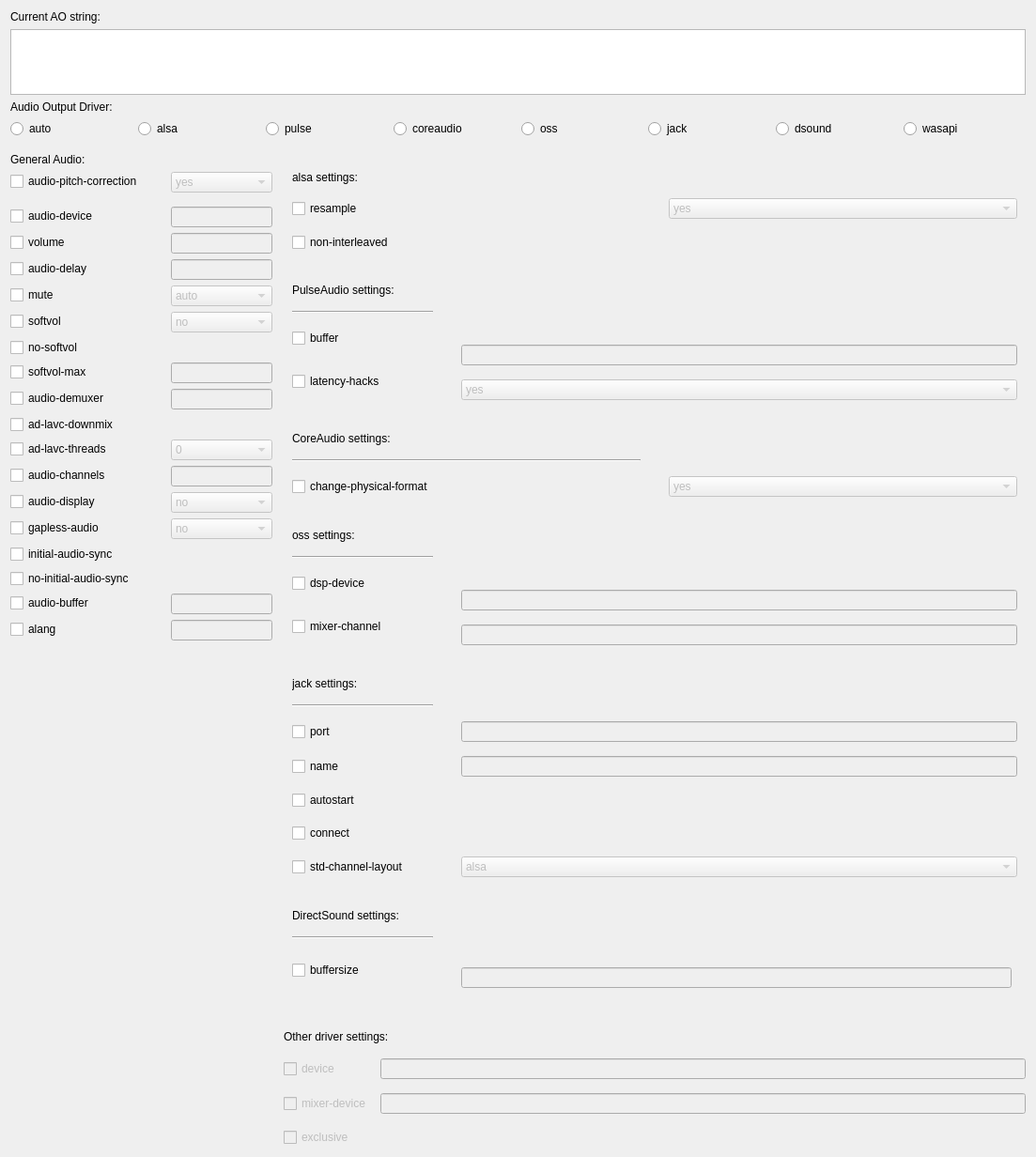
<?xml version="1.0" encoding="UTF-8"?>
<ui version="4.0">
 <class>tabaudio</class>
 <widget class="QWidget" name="tabaudio">
  <property name="geometry">
   <rect>
    <x>0</x>
    <y>0</y>
    <width>1103</width>
    <height>900</height>
   </rect>
  </property>
  <property name="windowTitle">
   <string>Form</string>
  </property>
  <property name="accessibleDescription">
   <string/>
  </property>
  <layout class="QGridLayout" name="gridLayout">
   <item row="12" column="3" rowspan="6">
    <layout class="QGridLayout" name="gridLayout_14">
     <property name="topMargin">
      <number>10</number>
     </property>
     <property name="horizontalSpacing">
      <number>10</number>
     </property>
     <property name="verticalSpacing">
      <number>15</number>
     </property>
     <item row="1" column="0">
      <widget class="QCheckBox" name="box_device">
       <property name="enabled">
        <bool>false</bool>
       </property>
       <property name="accessibleName">
        <string/>
       </property>
       <property name="text">
        <string>device</string>
       </property>
      </widget>
     </item>
     <item row="1" column="1">
      <widget class="QLineEdit" name="value_device">
       <property name="enabled">
        <bool>false</bool>
       </property>
      </widget>
     </item>
     <item row="2" column="0">
      <widget class="QCheckBox" name="box_mixer_device">
       <property name="enabled">
        <bool>false</bool>
       </property>
       <property name="accessibleName">
        <string/>
       </property>
       <property name="text">
        <string>mixer-device</string>
       </property>
      </widget>
     </item>
     <item row="2" column="1">
      <widget class="QLineEdit" name="value_mixer_device">
       <property name="enabled">
        <bool>false</bool>
       </property>
      </widget>
     </item>
     <item row="3" column="0">
      <widget class="QCheckBox" name="box_exclusive">
       <property name="enabled">
        <bool>false</bool>
       </property>
       <property name="accessibleName">
        <string/>
       </property>
       <property name="text">
        <string>exclusive</string>
       </property>
      </widget>
     </item>
    </layout>
   </item>
   <item row="2" column="1">
    <spacer name="verticalSpacer">
     <property name="orientation">
      <enum>Qt::Vertical</enum>
     </property>
     <property name="sizeHint" stdset="0">
      <size>
       <width>20</width>
       <height>40</height>
      </size>
     </property>
    </spacer>
   </item>
   <item row="2" column="0">
    <widget class="QLabel" name="label_audio_output">
     <property name="text">
      <string>Audio Output Driver:</string>
     </property>
    </widget>
   </item>
   <item row="1" column="0" colspan="4">
    <widget class="QTextEdit" name="textEdit"/>
   </item>
   <item row="0" column="0" colspan="2">
    <widget class="QLabel" name="label_ao_string">
     <property name="text">
      <string>Current AO string:</string>
     </property>
    </widget>
   </item>
   <item row="4" column="0" colspan="4">
    <layout class="QHBoxLayout" name="horizontalLayout">
     <item>
      <widget class="QRadioButton" name="radio_preset_auto">
       <property name="text">
        <string>auto</string>
       </property>
      </widget>
     </item>
     <item>
      <widget class="QRadioButton" name="radio_preset_alsa">
       <property name="text">
        <string>alsa</string>
       </property>
      </widget>
     </item>
     <item>
      <widget class="QRadioButton" name="radio_preset_pulse">
       <property name="text">
        <string>pulse</string>
       </property>
      </widget>
     </item>
     <item>
      <widget class="QRadioButton" name="radio_preset_coreaudio">
       <property name="text">
        <string>coreaudio</string>
       </property>
      </widget>
     </item>
     <item>
      <widget class="QRadioButton" name="radio_preset_oss">
       <property name="text">
        <string>oss</string>
       </property>
      </widget>
     </item>
     <item>
      <widget class="QRadioButton" name="radio_preset_jack">
       <property name="text">
        <string>jack</string>
       </property>
      </widget>
     </item>
     <item>
      <widget class="QRadioButton" name="radio_preset_dsound">
       <property name="text">
        <string>dsound</string>
       </property>
      </widget>
     </item>
     <item>
      <widget class="QRadioButton" name="radio_preset_wasapi">
       <property name="text">
        <string>wasapi</string>
       </property>
      </widget>
     </item>
    </layout>
   </item>
   <item row="5" column="0" rowspan="13" colspan="2">
    <layout class="QFormLayout" name="formLayout">
     <property name="labelAlignment">
      <set>Qt::AlignLeading|Qt::AlignLeft|Qt::AlignVCenter</set>
     </property>
     <property name="horizontalSpacing">
      <number>30</number>
     </property>
     <property name="verticalSpacing">
      <number>-1</number>
     </property>
     <property name="topMargin">
      <number>10</number>
     </property>
     <item row="1" column="0">
      <widget class="QCheckBox" name="box_audio_pitch_correction">
       <property name="text">
        <string>audio-pitch-correction</string>
       </property>
      </widget>
     </item>
     <item row="1" column="1">
      <widget class="QComboBox" name="comboBox_audio_pitch">
       <property name="enabled">
        <bool>false</bool>
       </property>
       <item>
        <property name="text">
         <string>yes</string>
        </property>
       </item>
       <item>
        <property name="text">
         <string>no</string>
        </property>
       </item>
      </widget>
     </item>
     <item row="3" column="0">
      <widget class="QCheckBox" name="box_audio_device">
       <property name="text">
        <string>audio-device</string>
       </property>
      </widget>
     </item>
     <item row="3" column="1">
      <widget class="QLineEdit" name="value_audio_device">
       <property name="enabled">
        <bool>false</bool>
       </property>
      </widget>
     </item>
     <item row="4" column="0">
      <widget class="QCheckBox" name="box_volume">
       <property name="accessibleName">
        <string>volume=&lt;value&gt;</string>
       </property>
       <property name="text">
        <string>volume</string>
       </property>
      </widget>
     </item>
     <item row="4" column="1">
      <widget class="QLineEdit" name="value_volume">
       <property name="enabled">
        <bool>false</bool>
       </property>
      </widget>
     </item>
     <item row="5" column="0">
      <widget class="QCheckBox" name="box_audio_delay">
       <property name="text">
        <string>audio-delay</string>
       </property>
      </widget>
     </item>
     <item row="5" column="1">
      <widget class="QLineEdit" name="value_audio_delay">
       <property name="enabled">
        <bool>false</bool>
       </property>
      </widget>
     </item>
     <item row="6" column="0">
      <widget class="QCheckBox" name="box_mute">
       <property name="text">
        <string>mute</string>
       </property>
      </widget>
     </item>
     <item row="6" column="1">
      <widget class="QComboBox" name="comboBox_mute">
       <property name="enabled">
        <bool>false</bool>
       </property>
       <item>
        <property name="text">
         <string>auto</string>
        </property>
       </item>
       <item>
        <property name="text">
         <string>yes</string>
        </property>
       </item>
       <item>
        <property name="text">
         <string>no</string>
        </property>
       </item>
      </widget>
     </item>
     <item row="7" column="0">
      <widget class="QCheckBox" name="box_softvol">
       <property name="text">
        <string>softvol</string>
       </property>
      </widget>
     </item>
     <item row="7" column="1">
      <widget class="QComboBox" name="comboBox_softvol">
       <property name="enabled">
        <bool>false</bool>
       </property>
       <item>
        <property name="text">
         <string>no</string>
        </property>
       </item>
       <item>
        <property name="text">
         <string>yes</string>
        </property>
       </item>
       <item>
        <property name="text">
         <string>auto</string>
        </property>
       </item>
      </widget>
     </item>
     <item row="8" column="0">
      <widget class="QCheckBox" name="box_no_softvol">
       <property name="accessibleDescription">
        <string>The internal mpv volume filter will be disabled. This means you can only change the volume by using the OS or audio driver.</string>
       </property>
       <property name="text">
        <string>no-softvol</string>
       </property>
      </widget>
     </item>
     <item row="9" column="0">
      <widget class="QCheckBox" name="box_softvol_max">
       <property name="text">
        <string>softvol-max</string>
       </property>
      </widget>
     </item>
     <item row="9" column="1">
      <widget class="QLineEdit" name="value_softvol_max">
       <property name="enabled">
        <bool>false</bool>
       </property>
      </widget>
     </item>
     <item row="10" column="0">
      <widget class="QCheckBox" name="box_audio_demuxer">
       <property name="text">
        <string>audio-demuxer</string>
       </property>
      </widget>
     </item>
     <item row="10" column="1">
      <widget class="QLineEdit" name="value_audio_demuxer">
       <property name="enabled">
        <bool>false</bool>
       </property>
      </widget>
     </item>
     <item row="11" column="0">
      <widget class="QCheckBox" name="box_ad_lavc_downmix">
       <property name="text">
        <string>ad-lavc-downmix</string>
       </property>
      </widget>
     </item>
     <item row="12" column="0">
      <widget class="QCheckBox" name="box_ad_lavc_threads">
       <property name="text">
        <string>ad-lavc-threads</string>
       </property>
      </widget>
     </item>
     <item row="12" column="1">
      <widget class="QComboBox" name="comboBox_lavc_threads">
       <property name="enabled">
        <bool>false</bool>
       </property>
       <item>
        <property name="text">
         <string>0</string>
        </property>
       </item>
       <item>
        <property name="text">
         <string>1</string>
        </property>
       </item>
       <item>
        <property name="text">
         <string>2</string>
        </property>
       </item>
       <item>
        <property name="text">
         <string>3</string>
        </property>
       </item>
       <item>
        <property name="text">
         <string>4</string>
        </property>
       </item>
       <item>
        <property name="text">
         <string>5</string>
        </property>
       </item>
       <item>
        <property name="text">
         <string>6</string>
        </property>
       </item>
       <item>
        <property name="text">
         <string>7</string>
        </property>
       </item>
       <item>
        <property name="text">
         <string>8</string>
        </property>
       </item>
       <item>
        <property name="text">
         <string>9</string>
        </property>
       </item>
       <item>
        <property name="text">
         <string>10</string>
        </property>
       </item>
       <item>
        <property name="text">
         <string>11</string>
        </property>
       </item>
       <item>
        <property name="text">
         <string>12</string>
        </property>
       </item>
       <item>
        <property name="text">
         <string>13</string>
        </property>
       </item>
       <item>
        <property name="text">
         <string>14</string>
        </property>
       </item>
       <item>
        <property name="text">
         <string>15</string>
        </property>
       </item>
       <item>
        <property name="text">
         <string>16</string>
        </property>
       </item>
      </widget>
     </item>
     <item row="13" column="0">
      <widget class="QCheckBox" name="box_audio_channels">
       <property name="text">
        <string>audio-channels</string>
       </property>
      </widget>
     </item>
     <item row="13" column="1">
      <widget class="QLineEdit" name="value_audio_channels">
       <property name="enabled">
        <bool>false</bool>
       </property>
      </widget>
     </item>
     <item row="14" column="0">
      <widget class="QCheckBox" name="box_audio_display">
       <property name="text">
        <string>audio-display</string>
       </property>
      </widget>
     </item>
     <item row="14" column="1">
      <widget class="QComboBox" name="comboBox_audio_display">
       <property name="enabled">
        <bool>false</bool>
       </property>
       <item>
        <property name="text">
         <string>no</string>
        </property>
       </item>
       <item>
        <property name="text">
         <string>attachment</string>
        </property>
       </item>
      </widget>
     </item>
     <item row="15" column="0">
      <widget class="QCheckBox" name="box_gapless_audio">
       <property name="text">
        <string>gapless-audio</string>
       </property>
      </widget>
     </item>
     <item row="15" column="1">
      <widget class="QComboBox" name="comboBox_gapless_audio">
       <property name="enabled">
        <bool>false</bool>
       </property>
       <item>
        <property name="text">
         <string>no</string>
        </property>
       </item>
       <item>
        <property name="text">
         <string>yes</string>
        </property>
       </item>
       <item>
        <property name="text">
         <string>weak</string>
        </property>
       </item>
      </widget>
     </item>
     <item row="16" column="0">
      <widget class="QCheckBox" name="box_initial_audio_sync">
       <property name="text">
        <string>initial-audio-sync</string>
       </property>
      </widget>
     </item>
     <item row="17" column="0">
      <widget class="QCheckBox" name="box_no_initial_audio_sync">
       <property name="text">
        <string>no-initial-audio-sync</string>
       </property>
      </widget>
     </item>
     <item row="18" column="0">
      <widget class="QCheckBox" name="box_audio_buffer">
       <property name="text">
        <string>audio-buffer</string>
       </property>
      </widget>
     </item>
     <item row="18" column="1">
      <widget class="QLineEdit" name="value_audio_buffer">
       <property name="enabled">
        <bool>false</bool>
       </property>
      </widget>
     </item>
     <item row="19" column="0">
      <widget class="QCheckBox" name="box_alang">
       <property name="text">
        <string>alang</string>
       </property>
      </widget>
     </item>
     <item row="19" column="1">
      <widget class="QLineEdit" name="valuebox_alang">
       <property name="enabled">
        <bool>false</bool>
       </property>
      </widget>
     </item>
     <item row="2" column="0">
      <widget class="Line" name="line_2">
       <property name="orientation">
        <enum>Qt::Horizontal</enum>
       </property>
      </widget>
     </item>
     <item row="0" column="0">
      <widget class="QLabel" name="label_general_audio">
       <property name="text">
        <string>General Audio:</string>
       </property>
      </widget>
     </item>
    </layout>
   </item>
   <item row="5" column="3">
    <layout class="QGridLayout" name="gridLayout_16">
     <property name="topMargin">
      <number>10</number>
     </property>
     <item row="0" column="0">
      <widget class="QWidget" name="alsa_settings" native="true">
       <layout class="QGridLayout" name="gridLayout_7">
        <item row="1" column="0">
         <layout class="QGridLayout" name="gridLayout_8">
          <property name="topMargin">
           <number>10</number>
          </property>
          <property name="horizontalSpacing">
           <number>30</number>
          </property>
          <property name="verticalSpacing">
           <number>15</number>
          </property>
          <item row="0" column="0">
           <widget class="QLabel" name="label_alsa">
            <property name="text">
             <string>alsa settings:</string>
            </property>
           </widget>
          </item>
          <item row="1" column="0">
           <widget class="QCheckBox" name="box_resample">
            <property name="text">
             <string>resample</string>
            </property>
           </widget>
          </item>
          <item row="1" column="1">
           <widget class="QComboBox" name="comboBox_resample_alsa">
            <property name="enabled">
             <bool>false</bool>
            </property>
            <item>
             <property name="text">
              <string>yes</string>
             </property>
            </item>
            <item>
             <property name="text">
              <string>no</string>
             </property>
            </item>
           </widget>
          </item>
          <item row="2" column="0">
           <widget class="QCheckBox" name="box_non_interleaved">
            <property name="text">
             <string>non-interleaved</string>
            </property>
           </widget>
          </item>
         </layout>
        </item>
       </layout>
      </widget>
     </item>
     <item row="4" column="0">
      <widget class="QWidget" name="jack_settings" native="true">
       <layout class="QGridLayout" name="gridLayout_2">
        <item row="2" column="0">
         <layout class="QGridLayout" name="gridLayout_13">
          <property name="topMargin">
           <number>10</number>
          </property>
          <property name="horizontalSpacing">
           <number>30</number>
          </property>
          <property name="verticalSpacing">
           <number>15</number>
          </property>
          <item row="0" column="0">
           <widget class="QLabel" name="label_jack_settings">
            <property name="text">
             <string>jack settings:</string>
            </property>
           </widget>
          </item>
          <item row="1" column="0">
           <widget class="Line" name="line_4">
            <property name="minimumSize">
             <size>
              <width>150</width>
              <height>0</height>
             </size>
            </property>
            <property name="orientation">
             <enum>Qt::Horizontal</enum>
            </property>
           </widget>
          </item>
          <item row="2" column="0">
           <widget class="QCheckBox" name="box_jack_port">
            <property name="text">
             <string>port</string>
            </property>
           </widget>
          </item>
          <item row="2" column="1">
           <widget class="QLineEdit" name="value_jack_port">
            <property name="enabled">
             <bool>false</bool>
            </property>
           </widget>
          </item>
          <item row="3" column="0">
           <widget class="QCheckBox" name="box_name_client">
            <property name="text">
             <string>name</string>
            </property>
           </widget>
          </item>
          <item row="3" column="1">
           <widget class="QLineEdit" name="value_name_client">
            <property name="enabled">
             <bool>false</bool>
            </property>
           </widget>
          </item>
          <item row="4" column="0">
           <widget class="QCheckBox" name="box_autostart">
            <property name="accessibleName">
             <string/>
            </property>
            <property name="accessibleDescription">
             <string>Automatically start jackd if necessary (default: disabled). Note that this tends to be unreliable and will flood stdout with server messages.</string>
            </property>
            <property name="text">
             <string>autostart</string>
            </property>
           </widget>
          </item>
          <item row="5" column="0">
           <widget class="QCheckBox" name="box_connect">
            <property name="accessibleName">
             <string/>
            </property>
            <property name="accessibleDescription">
             <string>Automatically create connections to output ports (default: enabled). When enabled, the maximum number of output channels will be limited to the number of available output ports.</string>
            </property>
            <property name="text">
             <string>connect</string>
            </property>
           </widget>
          </item>
          <item row="6" column="0">
           <widget class="QCheckBox" name="box_std_channel_layout">
            <property name="text">
             <string>std-channel-layout</string>
            </property>
           </widget>
          </item>
          <item row="6" column="1">
           <widget class="QComboBox" name="comboBox_std_channel_layout">
            <property name="enabled">
             <bool>false</bool>
            </property>
            <item>
             <property name="text">
              <string>alsa</string>
             </property>
            </item>
            <item>
             <property name="text">
              <string>waveext</string>
             </property>
            </item>
            <item>
             <property name="text">
              <string>any</string>
             </property>
            </item>
           </widget>
          </item>
         </layout>
        </item>
       </layout>
      </widget>
     </item>
     <item row="1" column="0">
      <widget class="QWidget" name="pulseaudio_settings" native="true">
       <layout class="QGridLayout" name="gridLayout_5">
        <item row="2" column="0">
         <layout class="QGridLayout" name="gridLayout_10">
          <property name="topMargin">
           <number>10</number>
          </property>
          <property name="horizontalSpacing">
           <number>30</number>
          </property>
          <property name="verticalSpacing">
           <number>15</number>
          </property>
          <item row="0" column="0">
           <widget class="QLabel" name="label_pulse_settings">
            <property name="text">
             <string>PulseAudio settings:</string>
            </property>
           </widget>
          </item>
          <item row="1" column="0">
           <widget class="Line" name="line_7">
            <property name="minimumSize">
             <size>
              <width>150</width>
              <height>0</height>
             </size>
            </property>
            <property name="orientation">
             <enum>Qt::Horizontal</enum>
            </property>
           </widget>
          </item>
          <item row="2" column="0" rowspan="2">
           <widget class="QCheckBox" name="box_pulse_buffer">
            <property name="text">
             <string>buffer</string>
            </property>
           </widget>
          </item>
          <item row="3" column="1" rowspan="2">
           <widget class="QLineEdit" name="value_pulse_buffer">
            <property name="enabled">
             <bool>false</bool>
            </property>
           </widget>
          </item>
          <item row="4" column="0" rowspan="2">
           <widget class="QCheckBox" name="box_latency_hacks">
            <property name="text">
             <string>latency-hacks</string>
            </property>
           </widget>
          </item>
          <item row="5" column="1">
           <widget class="QComboBox" name="comboBox_latency_hacks">
            <property name="enabled">
             <bool>false</bool>
            </property>
            <item>
             <property name="text">
              <string>yes</string>
             </property>
            </item>
            <item>
             <property name="text">
              <string>no</string>
             </property>
            </item>
           </widget>
          </item>
         </layout>
        </item>
       </layout>
      </widget>
     </item>
     <item row="3" column="0">
      <widget class="QWidget" name="oss_settings" native="true">
       <layout class="QGridLayout" name="gridLayout_6">
        <item row="1" column="0">
         <layout class="QGridLayout" name="gridLayout_9">
          <property name="topMargin">
           <number>10</number>
          </property>
          <property name="horizontalSpacing">
           <number>30</number>
          </property>
          <property name="verticalSpacing">
           <number>15</number>
          </property>
          <item row="0" column="0">
           <widget class="QLabel" name="label_oss_settings">
            <property name="text">
             <string>oss settings:</string>
            </property>
           </widget>
          </item>
          <item row="1" column="0">
           <widget class="Line" name="line_3">
            <property name="minimumSize">
             <size>
              <width>150</width>
              <height>0</height>
             </size>
            </property>
            <property name="orientation">
             <enum>Qt::Horizontal</enum>
            </property>
           </widget>
          </item>
          <item row="2" column="0" rowspan="2">
           <widget class="QCheckBox" name="box_dsp_device">
            <property name="accessibleName">
             <string>&lt;dsp-device&gt;</string>
            </property>
            <property name="text">
             <string>dsp-device</string>
            </property>
           </widget>
          </item>
          <item row="3" column="1" rowspan="2">
           <widget class="QLineEdit" name="value_dsp_device">
            <property name="enabled">
             <bool>false</bool>
            </property>
           </widget>
          </item>
          <item row="4" column="0" rowspan="2">
           <widget class="QCheckBox" name="box_mixer_channel">
            <property name="accessibleName">
             <string>&lt;mixer-channel&gt;</string>
            </property>
            <property name="text">
             <string>mixer-channel</string>
            </property>
           </widget>
          </item>
          <item row="5" column="1">
           <widget class="QLineEdit" name="value_mixer_channel">
            <property name="enabled">
             <bool>false</bool>
            </property>
           </widget>
          </item>
         </layout>
        </item>
       </layout>
      </widget>
     </item>
     <item row="2" column="0">
      <widget class="QWidget" name="coreaudio_settings" native="true">
       <layout class="QGridLayout" name="gridLayout_3">
        <item row="1" column="0">
         <layout class="QGridLayout" name="gridLayout_12">
          <property name="topMargin">
           <number>10</number>
          </property>
          <property name="horizontalSpacing">
           <number>30</number>
          </property>
          <property name="verticalSpacing">
           <number>15</number>
          </property>
          <item row="0" column="0">
           <widget class="QLabel" name="label_coreaudio">
            <property name="text">
             <string>CoreAudio settings:</string>
            </property>
           </widget>
          </item>
          <item row="1" column="0">
           <widget class="Line" name="line_5">
            <property name="minimumSize">
             <size>
              <width>150</width>
              <height>0</height>
             </size>
            </property>
            <property name="orientation">
             <enum>Qt::Horizontal</enum>
            </property>
           </widget>
          </item>
          <item row="2" column="0">
           <widget class="QCheckBox" name="box_change_physical_format">
            <property name="text">
             <string>change-physical-format</string>
            </property>
           </widget>
          </item>
          <item row="2" column="1">
           <widget class="QComboBox" name="comboBox_change_physical_format">
            <property name="enabled">
             <bool>false</bool>
            </property>
            <item>
             <property name="text">
              <string>yes</string>
             </property>
            </item>
            <item>
             <property name="text">
              <string>no</string>
             </property>
            </item>
           </widget>
          </item>
         </layout>
        </item>
       </layout>
      </widget>
     </item>
     <item row="5" column="0">
      <widget class="QWidget" name="dsound_settings" native="true">
       <layout class="QGridLayout" name="gridLayout_4">
        <item row="1" column="0">
         <layout class="QGridLayout" name="gridLayout_11">
          <property name="topMargin">
           <number>10</number>
          </property>
          <property name="horizontalSpacing">
           <number>30</number>
          </property>
          <property name="verticalSpacing">
           <number>15</number>
          </property>
          <item row="0" column="0">
           <widget class="QLabel" name="label_dsound_settings">
            <property name="text">
             <string>DirectSound settings:</string>
            </property>
           </widget>
          </item>
          <item row="1" column="0">
           <widget class="Line" name="line">
            <property name="minimumSize">
             <size>
              <width>150</width>
              <height>0</height>
             </size>
            </property>
            <property name="orientation">
             <enum>Qt::Horizontal</enum>
            </property>
           </widget>
          </item>
          <item row="2" column="0" rowspan="2">
           <widget class="QCheckBox" name="box_dsound_buffer">
            <property name="text">
             <string>buffersize</string>
            </property>
           </widget>
          </item>
          <item row="3" column="1">
           <widget class="QLineEdit" name="value_dsound_buffer">
            <property name="enabled">
             <bool>false</bool>
            </property>
           </widget>
          </item>
         </layout>
        </item>
        <item row="1" column="1">
         <widget class="Line" name="line_8">
          <property name="orientation">
           <enum>Qt::Horizontal</enum>
          </property>
         </widget>
        </item>
       </layout>
      </widget>
     </item>
    </layout>
   </item>
   <item row="11" column="3">
    <widget class="QLabel" name="label_special_driver_settings">
     <property name="toolTip">
      <string notr="true">&lt;html&gt;&lt;head/&gt;&lt;body&gt;&lt;p&gt;These settings are applicable on multiple drivers due to having the same name.&lt;/p&gt;&lt;/body&gt;&lt;/html&gt;</string>
     </property>
     <property name="text">
      <string>Other driver settings:</string>
     </property>
    </widget>
   </item>
   <item row="10" column="3">
    <spacer name="verticalSpacer_2">
     <property name="orientation">
      <enum>Qt::Vertical</enum>
     </property>
     <property name="sizeHint" stdset="0">
      <size>
       <width>20</width>
       <height>40</height>
      </size>
     </property>
    </spacer>
   </item>
  </layout>
 </widget>
 <resources/>
 <connections>
  <connection>
   <sender>radio_preset_alsa</sender>
   <signal>toggled(bool)</signal>
   <receiver>alsa_settings</receiver>
   <slot>setVisible(bool)</slot>
   <hints>
    <hint type="sourcelabel">
     <x>100</x>
     <y>149</y>
    </hint>
    <hint type="destinationlabel">
     <x>600</x>
     <y>445</y>
    </hint>
   </hints>
  </connection>
  <connection>
   <sender>radio_preset_dsound</sender>
   <signal>toggled(bool)</signal>
   <receiver>dsound_settings</receiver>
   <slot>setVisible(bool)</slot>
   <hints>
    <hint type="sourcelabel">
     <x>480</x>
     <y>149</y>
    </hint>
    <hint type="destinationlabel">
     <x>600</x>
     <y>445</y>
    </hint>
   </hints>
  </connection>
  <connection>
   <sender>radio_preset_jack</sender>
   <signal>toggled(bool)</signal>
   <receiver>jack_settings</receiver>
   <slot>setVisible(bool)</slot>
   <hints>
    <hint type="sourcelabel">
     <x>230</x>
     <y>149</y>
    </hint>
    <hint type="destinationlabel">
     <x>600</x>
     <y>445</y>
    </hint>
   </hints>
  </connection>
  <connection>
   <sender>radio_preset_oss</sender>
   <signal>toggled(bool)</signal>
   <receiver>oss_settings</receiver>
   <slot>setVisible(bool)</slot>
   <hints>
    <hint type="sourcelabel">
     <x>170</x>
     <y>149</y>
    </hint>
    <hint type="destinationlabel">
     <x>600</x>
     <y>445</y>
    </hint>
   </hints>
  </connection>
  <connection>
   <sender>radio_preset_pulse</sender>
   <signal>toggled(bool)</signal>
   <receiver>pulseaudio_settings</receiver>
   <slot>setVisible(bool)</slot>
   <hints>
    <hint type="sourcelabel">
     <x>400</x>
     <y>149</y>
    </hint>
    <hint type="destinationlabel">
     <x>600</x>
     <y>445</y>
    </hint>
   </hints>
  </connection>
  <connection>
   <sender>radio_preset_coreaudio</sender>
   <signal>toggled(bool)</signal>
   <receiver>coreaudio_settings</receiver>
   <slot>setVisible(bool)</slot>
   <hints>
    <hint type="sourcelabel">
     <x>420</x>
     <y>149</y>
    </hint>
    <hint type="destinationlabel">
     <x>600</x>
     <y>445</y>
    </hint>
   </hints>
  </connection>
  <connection>
   <sender>radio_preset_alsa</sender>
   <signal>toggled(bool)</signal>
   <receiver>box_device</receiver>
   <slot>setEnabled(bool)</slot>
   <hints>
    <hint type="sourcelabel">
     <x>156</x>
     <y>154</y>
    </hint>
    <hint type="destinationlabel">
     <x>448</x>
     <y>587</y>
    </hint>
   </hints>
  </connection>
  <connection>
   <sender>radio_preset_dsound</sender>
   <signal>toggled(bool)</signal>
   <receiver>box_device</receiver>
   <slot>setEnabled(bool)</slot>
   <hints>
    <hint type="sourcelabel">
     <x>554</x>
     <y>154</y>
    </hint>
    <hint type="destinationlabel">
     <x>448</x>
     <y>587</y>
    </hint>
   </hints>
  </connection>
  <connection>
   <sender>radio_preset_coreaudio</sender>
   <signal>toggled(bool)</signal>
   <receiver>box_exclusive</receiver>
   <slot>setEnabled(bool)</slot>
   <hints>
    <hint type="sourcelabel">
     <x>316</x>
     <y>154</y>
    </hint>
    <hint type="destinationlabel">
     <x>456</x>
     <y>659</y>
    </hint>
   </hints>
  </connection>
  <connection>
   <sender>radio_preset_wasapi</sender>
   <signal>toggled(bool)</signal>
   <receiver>box_exclusive</receiver>
   <slot>setEnabled(bool)</slot>
   <hints>
    <hint type="sourcelabel">
     <x>635</x>
     <y>154</y>
    </hint>
    <hint type="destinationlabel">
     <x>456</x>
     <y>659</y>
    </hint>
   </hints>
  </connection>
  <connection>
   <sender>radio_preset_alsa</sender>
   <signal>toggled(bool)</signal>
   <receiver>box_mixer_device</receiver>
   <slot>setEnabled(bool)</slot>
   <hints>
    <hint type="sourcelabel">
     <x>156</x>
     <y>154</y>
    </hint>
    <hint type="destinationlabel">
     <x>467</x>
     <y>623</y>
    </hint>
   </hints>
  </connection>
  <connection>
   <sender>radio_preset_oss</sender>
   <signal>toggled(bool)</signal>
   <receiver>box_mixer_device</receiver>
   <slot>setEnabled(bool)</slot>
   <hints>
    <hint type="sourcelabel">
     <x>402</x>
     <y>154</y>
    </hint>
    <hint type="destinationlabel">
     <x>467</x>
     <y>623</y>
    </hint>
   </hints>
  </connection>
 </connections>
</ui>
